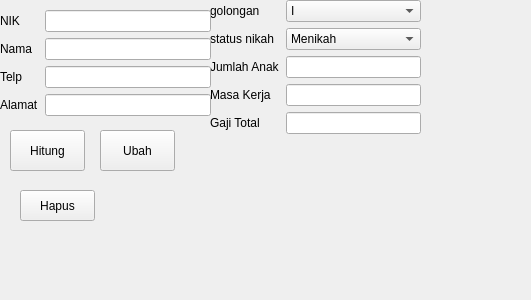
<?xml version="1.0" encoding="UTF-8"?>
<ui version="4.0">
 <class>FormKaryawan</class>
 <widget class="QWidget" name="FormKaryawan">
  <property name="geometry">
   <rect>
    <x>0</x>
    <y>0</y>
    <width>531</width>
    <height>300</height>
   </rect>
  </property>
  <property name="windowTitle">
   <string>Form</string>
  </property>
  <widget class="QPushButton" name="pushButton">
   <property name="geometry">
    <rect>
     <x>10</x>
     <y>130</y>
     <width>75</width>
     <height>41</height>
    </rect>
   </property>
   <property name="text">
    <string>Hitung</string>
   </property>
  </widget>
  <widget class="QWidget" name="formLayoutWidget">
   <property name="geometry">
    <rect>
     <x>210</x>
     <y>0</y>
     <width>211</width>
     <height>158</height>
    </rect>
   </property>
   <layout class="QFormLayout" name="formLayout">
    <item row="0" column="1">
     <widget class="QComboBox" name="golonganComboBox">
      <item>
       <property name="text">
        <string>I</string>
       </property>
      </item>
      <item>
       <property name="text">
        <string>II</string>
       </property>
      </item>
      <item>
       <property name="text">
        <string>III</string>
       </property>
      </item>
      <item>
       <property name="text">
        <string>IV</string>
       </property>
      </item>
     </widget>
    </item>
    <item row="0" column="0">
     <widget class="QLabel" name="golonganLabel">
      <property name="text">
       <string>golongan</string>
      </property>
     </widget>
    </item>
    <item row="1" column="0">
     <widget class="QLabel" name="statusNikahLabel">
      <property name="text">
       <string>status nikah</string>
      </property>
     </widget>
    </item>
    <item row="1" column="1">
     <widget class="QComboBox" name="statusNikahComboBox">
      <item>
       <property name="text">
        <string>Menikah</string>
       </property>
      </item>
      <item>
       <property name="text">
        <string>Belum Menikah</string>
       </property>
      </item>
     </widget>
    </item>
    <item row="2" column="0">
     <widget class="QLabel" name="jumlahAnakLabel">
      <property name="text">
       <string>Jumlah Anak</string>
      </property>
     </widget>
    </item>
    <item row="2" column="1">
     <widget class="QLineEdit" name="jumlahAnakLineEdit"/>
    </item>
    <item row="3" column="0">
     <widget class="QLabel" name="masaKerjaLabel">
      <property name="text">
       <string>Masa Kerja</string>
      </property>
     </widget>
    </item>
    <item row="3" column="1">
     <widget class="QLineEdit" name="masaKerjaLineEdit"/>
    </item>
    <item row="4" column="0">
     <widget class="QLabel" name="gajiTotalLabel">
      <property name="text">
       <string>Gaji Total</string>
      </property>
     </widget>
    </item>
    <item row="4" column="1">
     <widget class="QLineEdit" name="gajiTotalLineEdit"/>
    </item>
   </layout>
  </widget>
  <widget class="QWidget" name="formLayoutWidget_2">
   <property name="geometry">
    <rect>
     <x>0</x>
     <y>10</y>
     <width>211</width>
     <height>111</height>
    </rect>
   </property>
   <layout class="QFormLayout" name="formLayout_2">
    <item row="0" column="0">
     <widget class="QLabel" name="nIKLabel">
      <property name="text">
       <string>NIK</string>
      </property>
     </widget>
    </item>
    <item row="0" column="1">
     <widget class="QLineEdit" name="nIKLineEdit"/>
    </item>
    <item row="1" column="0">
     <widget class="QLabel" name="namaLabel">
      <property name="text">
       <string>Nama</string>
      </property>
     </widget>
    </item>
    <item row="1" column="1">
     <widget class="QLineEdit" name="namaLineEdit"/>
    </item>
    <item row="2" column="0">
     <widget class="QLabel" name="telpLabel">
      <property name="text">
       <string>Telp</string>
      </property>
     </widget>
    </item>
    <item row="2" column="1">
     <widget class="QLineEdit" name="telpLineEdit"/>
    </item>
    <item row="3" column="0">
     <widget class="QLabel" name="alamatLabel">
      <property name="text">
       <string>Alamat</string>
      </property>
     </widget>
    </item>
    <item row="3" column="1">
     <widget class="QLineEdit" name="alamatLineEdit"/>
    </item>
   </layout>
  </widget>
  <widget class="QPushButton" name="pushButton_2">
   <property name="geometry">
    <rect>
     <x>100</x>
     <y>130</y>
     <width>75</width>
     <height>41</height>
    </rect>
   </property>
   <property name="text">
    <string>Ubah</string>
   </property>
  </widget>
  <widget class="QPushButton" name="pushButton_3">
   <property name="geometry">
    <rect>
     <x>20</x>
     <y>190</y>
     <width>75</width>
     <height>31</height>
    </rect>
   </property>
   <property name="text">
    <string>Hapus</string>
   </property>
  </widget>
 </widget>
 <resources/>
 <connections/>
</ui>
